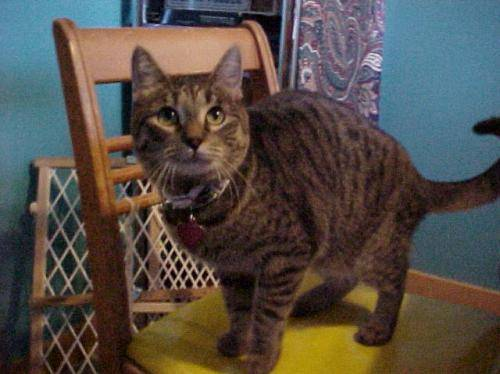
#> input picture animals/cats/cats_00001.jpg, 500 x 374 px; its folder holds only this picture in this run
$ jupyter execute --allow-errors 'MaximeCanny&HogTest.ipynb'
#> lines starting #> are read from the running program, lines starting #| are printed output that depends on the picture
[cell 1]
import numpy as np
import skimage
import matplotlib.pyplot as plt

from skimage.feature import hog
from skimage.feature import canny
from skimage import filters
from skimage import segmentation
from skimage import data, exposure
from skimage.exposure import histogram
from skimage.feature import match_template
from skimage.transform import rescale
from skimage.util import random_noise
from scipy.signal import correlate2d
from skimage import io
from skimage.transform import resize

[cell 2]
pixelsPerCells = (8,8)
size = 256

#> (the rest of this cell did not finish here and is left out)

#> (a cell that did not finish here is left out)

[cell 4]
success = 0
#> success = 0
#> `query = resize(io.imread("animals/cats/cats_" + f"{idx:05d}" + ".jpg",..`:
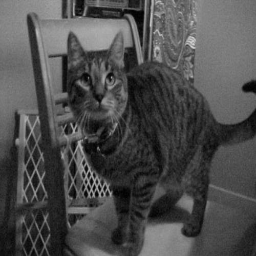
#> query: shape (256, 256) float64; min 0.00505, max 0.83, mean 0.305
#> `edges = canny(query, sigma=2, low_threshold=0.1, high_threshold=0.3)`:
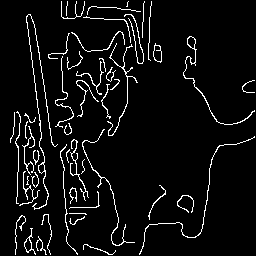
#> edges: shape (256, 256) bool; 5.7% white in thin lines or dots
#> `hog_query = hog(edges, orientations=8, pixels_per_cell=pixelsPerCells,..`: hog_query = 8192 values, max 1 at index 108, min 0 at index 0, mean 0.0951
#> (the rest of this cell did not finish here and is left out)
